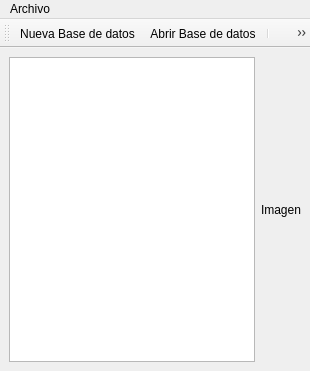
<?xml version="1.0" encoding="UTF-8"?>
<ui version="4.0">
 <class>MainWindow</class>
 <widget class="QMainWindow" name="MainWindow">
  <property name="geometry">
   <rect>
    <x>0</x>
    <y>0</y>
    <width>310</width>
    <height>371</height>
   </rect>
  </property>
  <property name="windowTitle">
   <string>MainWindow</string>
  </property>
  <property name="windowIcon">
   <iconset resource="res.qrc">
    <normaloff>:/myappico.png</normaloff>:/myappico.png</iconset>
  </property>
  <widget class="QWidget" name="centralwidget">
   <layout class="QGridLayout" name="gridLayout">
    <item row="0" column="0">
     <widget class="QTableView" name="tableView"/>
    </item>
    <item row="0" column="1">
     <widget class="QLabel" name="label">
      <property name="text">
       <string>Imagen</string>
      </property>
     </widget>
    </item>
   </layout>
  </widget>
  <widget class="QMenuBar" name="menubar">
   <property name="geometry">
    <rect>
     <x>0</x>
     <y>0</y>
     <width>310</width>
     <height>21</height>
    </rect>
   </property>
   <widget class="QMenu" name="menuArchivo">
    <property name="title">
     <string>Archivo</string>
    </property>
    <addaction name="actionNuevo_base_de_datos"/>
    <addaction name="actionAbrir_Base_de_datos"/>
    <addaction name="separator"/>
    <addaction name="actionSalir"/>
   </widget>
   <addaction name="menuArchivo"/>
  </widget>
  <widget class="QToolBar" name="toolBar">
   <property name="windowTitle">
    <string>toolBar</string>
   </property>
   <attribute name="toolBarArea">
    <enum>TopToolBarArea</enum>
   </attribute>
   <attribute name="toolBarBreak">
    <bool>false</bool>
   </attribute>
   <addaction name="actionNuevo_base_de_datos"/>
   <addaction name="actionAbrir_Base_de_datos"/>
   <addaction name="separator"/>
   <addaction name="actionInsertar_Persona"/>
   <addaction name="actionEliminar_Persona"/>
   <addaction name="separator"/>
   <addaction name="actionSalir"/>
  </widget>
  <action name="actionSalir">
   <property name="icon">
    <iconset resource="res.qrc">
     <normaloff>:/salir.png</normaloff>:/salir.png</iconset>
   </property>
   <property name="text">
    <string>Salir</string>
   </property>
  </action>
  <action name="actionNuevo_base_de_datos">
   <property name="icon">
    <iconset resource="res.qrc">
     <normaloff>:/base.png</normaloff>:/base.png</iconset>
   </property>
   <property name="text">
    <string>Nueva Base de datos</string>
   </property>
  </action>
  <action name="actionAbrir_Base_de_datos">
   <property name="icon">
    <iconset resource="res.qrc">
     <normaloff>:/abrir.png</normaloff>:/abrir.png</iconset>
   </property>
   <property name="text">
    <string>Abrir Base de datos</string>
   </property>
  </action>
  <action name="actionInsertar_Persona">
   <property name="icon">
    <iconset resource="res.qrc">
     <normaloff>:/agregar.png</normaloff>:/agregar.png</iconset>
   </property>
   <property name="text">
    <string>Insertar Persona</string>
   </property>
  </action>
  <action name="actionEliminar_Persona">
   <property name="icon">
    <iconset resource="res.qrc">
     <normaloff>:/eliminarPersona.png</normaloff>:/eliminarPersona.png</iconset>
   </property>
   <property name="text">
    <string>Eliminar Persona</string>
   </property>
  </action>
 </widget>
 <resources>
  <include location="res.qrc"/>
 </resources>
 <connections/>
</ui>
